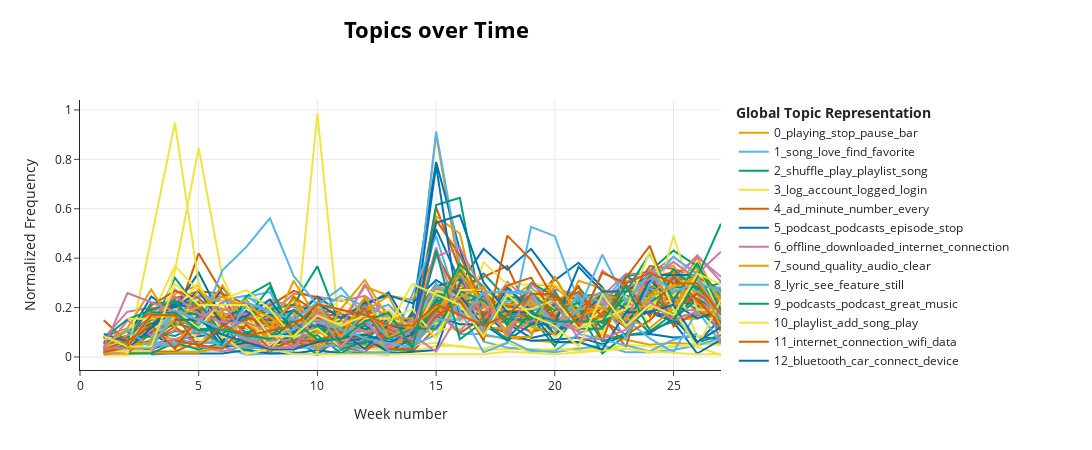

This figure's notebook cell:
### Code cell
fig = model.visualize_topics_over_time(topics_over_time, top_n_topics=75, normalize_frequency=True)
fig.update_layout(xaxis_title="Week number")
fig.update_xaxes(range=[0, 27])
fig.show()
